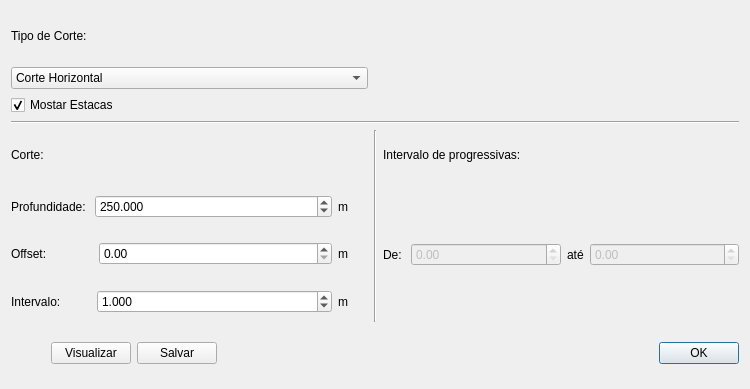
<?xml version="1.0" encoding="UTF-8"?>
<ui version="4.0">
 <class>ExportarCorte</class>
 <widget class="QDialog" name="ExportarCorte">
  <property name="geometry">
   <rect>
    <x>0</x>
    <y>0</y>
    <width>750</width>
    <height>389</height>
   </rect>
  </property>
  <property name="windowTitle">
   <string>Exportar Corte</string>
  </property>
  <layout class="QGridLayout" name="gridLayout">
   <item row="4" column="1" rowspan="4">
    <widget class="Line" name="line">
     <property name="orientation">
      <enum>Qt::Vertical</enum>
     </property>
    </widget>
   </item>
   <item row="1" column="0">
    <widget class="QComboBox" name="comboBox">
     <property name="sizePolicy">
      <sizepolicy hsizetype="Expanding" vsizetype="Fixed">
       <horstretch>0</horstretch>
       <verstretch>0</verstretch>
      </sizepolicy>
     </property>
     <item>
      <property name="text">
       <string>Corte Horizontal</string>
      </property>
     </item>
     <item>
      <property name="text">
       <string>Corte Vertical</string>
      </property>
     </item>
     <item>
      <property name="text">
       <string>Corte Transversal</string>
      </property>
     </item>
    </widget>
   </item>
   <item row="6" column="2">
    <layout class="QHBoxLayout" name="horizontalLayout_2">
     <item>
      <widget class="QLabel" name="label_2">
       <property name="text">
        <string>De: </string>
       </property>
      </widget>
     </item>
     <item>
      <widget class="QDoubleSpinBox" name="inicialSb">
       <property name="enabled">
        <bool>false</bool>
       </property>
       <property name="sizePolicy">
        <sizepolicy hsizetype="Expanding" vsizetype="Fixed">
         <horstretch>0</horstretch>
         <verstretch>0</verstretch>
        </sizepolicy>
       </property>
       <property name="toolTip">
        <string>&lt;html&gt;&lt;head/&gt;&lt;body&gt;&lt;p&gt;Estaca de partida.&lt;/p&gt;&lt;p&gt;&lt;br/&gt;&lt;/p&gt;&lt;/body&gt;&lt;/html&gt;</string>
       </property>
      </widget>
     </item>
     <item>
      <widget class="QLabel" name="label_3">
       <property name="text">
        <string>até</string>
       </property>
      </widget>
     </item>
     <item>
      <widget class="QDoubleSpinBox" name="finalSb">
       <property name="enabled">
        <bool>false</bool>
       </property>
       <property name="sizePolicy">
        <sizepolicy hsizetype="Expanding" vsizetype="Fixed">
         <horstretch>0</horstretch>
         <verstretch>0</verstretch>
        </sizepolicy>
       </property>
       <property name="toolTip">
        <string>&lt;html&gt;&lt;head/&gt;&lt;body&gt;&lt;p&gt;Última estaca (Será incluída).&lt;/p&gt;&lt;/body&gt;&lt;/html&gt;</string>
       </property>
      </widget>
     </item>
    </layout>
   </item>
   <item row="4" column="0">
    <widget class="QLabel" name="label_7">
     <property name="text">
      <string>Corte:</string>
     </property>
    </widget>
   </item>
   <item row="0" column="0">
    <widget class="QLabel" name="label_8">
     <property name="text">
      <string>Tipo de Corte:</string>
     </property>
    </widget>
   </item>
   <item row="4" column="2">
    <widget class="QLabel" name="label_4">
     <property name="toolTip">
      <string>&lt;html&gt;&lt;head/&gt;&lt;body&gt;&lt;p&gt;Intervalo de estacas para formar o desenho(s).&lt;/p&gt;&lt;/body&gt;&lt;/html&gt;</string>
     </property>
     <property name="text">
      <string>Intervalo de progressivas:</string>
     </property>
    </widget>
   </item>
   <item row="9" column="0" colspan="3">
    <layout class="QHBoxLayout" name="horizontalLayout_3">
     <item>
      <spacer name="horizontalSpacer">
       <property name="orientation">
        <enum>Qt::Horizontal</enum>
       </property>
       <property name="sizeType">
        <enum>QSizePolicy::Preferred</enum>
       </property>
       <property name="sizeHint" stdset="0">
        <size>
         <width>40</width>
         <height>20</height>
        </size>
       </property>
      </spacer>
     </item>
     <item>
      <widget class="QPushButton" name="btnPreview">
       <property name="toolTip">
        <string>&lt;html&gt;&lt;head/&gt;&lt;body&gt;&lt;p&gt;Pré visualizar como será o desenho em uma janela separada.&lt;/p&gt;&lt;/body&gt;&lt;/html&gt;</string>
       </property>
       <property name="text">
        <string>Visualizar</string>
       </property>
      </widget>
     </item>
     <item>
      <widget class="QPushButton" name="btnSave">
       <property name="toolTip">
        <string>&lt;html&gt;&lt;head/&gt;&lt;body&gt;&lt;p&gt;Exportar arquivo dxf.&lt;/p&gt;&lt;p&gt;&lt;br/&gt;&lt;/p&gt;&lt;/body&gt;&lt;/html&gt;</string>
       </property>
       <property name="text">
        <string>Salvar</string>
       </property>
      </widget>
     </item>
     <item>
      <widget class="QDialogButtonBox" name="buttonBox">
       <property name="sizePolicy">
        <sizepolicy hsizetype="Preferred" vsizetype="Preferred">
         <horstretch>0</horstretch>
         <verstretch>0</verstretch>
        </sizepolicy>
       </property>
       <property name="orientation">
        <enum>Qt::Horizontal</enum>
       </property>
       <property name="standardButtons">
        <set>QDialogButtonBox::Ok</set>
       </property>
      </widget>
     </item>
    </layout>
   </item>
   <item row="3" column="0" colspan="3">
    <widget class="Line" name="line_2">
     <property name="orientation">
      <enum>Qt::Horizontal</enum>
     </property>
    </widget>
   </item>
   <item row="5" column="0" rowspan="3">
    <layout class="QVBoxLayout" name="verticalLayout">
     <item>
      <layout class="QHBoxLayout" name="horizontalLayout_4">
       <item>
        <widget class="QLabel" name="label_5">
         <property name="text">
          <string>Profundidade: </string>
         </property>
        </widget>
       </item>
       <item>
        <widget class="QDoubleSpinBox" name="espSb">
         <property name="sizePolicy">
          <sizepolicy hsizetype="Expanding" vsizetype="Fixed">
           <horstretch>0</horstretch>
           <verstretch>0</verstretch>
          </sizepolicy>
         </property>
         <property name="toolTip">
          <string>&lt;html&gt;&lt;head/&gt;&lt;body&gt;&lt;p&gt;Espessura do Corte.&lt;/p&gt;&lt;/body&gt;&lt;/html&gt;</string>
         </property>
         <property name="decimals">
          <number>3</number>
         </property>
         <property name="minimum">
          <double>1.000000000000000</double>
         </property>
         <property name="maximum">
          <double>10000.989999999999782</double>
         </property>
         <property name="value">
          <double>250.000000000000000</double>
         </property>
        </widget>
       </item>
       <item>
        <widget class="QLabel" name="label_10">
         <property name="text">
          <string>m      </string>
         </property>
        </widget>
       </item>
      </layout>
     </item>
     <item>
      <layout class="QHBoxLayout" name="horizontalLayout">
       <item>
        <widget class="QLabel" name="label">
         <property name="text">
          <string>Offset:              </string>
         </property>
        </widget>
       </item>
       <item>
        <widget class="QDoubleSpinBox" name="offsetSb">
         <property name="sizePolicy">
          <sizepolicy hsizetype="Expanding" vsizetype="Fixed">
           <horstretch>0</horstretch>
           <verstretch>0</verstretch>
          </sizepolicy>
         </property>
         <property name="toolTip">
          <string>&lt;html&gt;&lt;head/&gt;&lt;body&gt;&lt;p&gt;Afastamento do corte.&lt;/p&gt;&lt;/body&gt;&lt;/html&gt;</string>
         </property>
        </widget>
       </item>
       <item>
        <widget class="QLabel" name="label_9">
         <property name="text">
          <string>m      </string>
         </property>
        </widget>
       </item>
      </layout>
     </item>
     <item>
      <layout class="QHBoxLayout" name="horizontalLayout_5">
       <item>
        <widget class="QLabel" name="label_6">
         <property name="text">
          <string>Intervalo:         </string>
         </property>
        </widget>
       </item>
       <item>
        <widget class="QDoubleSpinBox" name="intSp">
         <property name="sizePolicy">
          <sizepolicy hsizetype="Expanding" vsizetype="Fixed">
           <horstretch>0</horstretch>
           <verstretch>0</verstretch>
          </sizepolicy>
         </property>
         <property name="toolTip">
          <string>&lt;html&gt;&lt;head/&gt;&lt;body&gt;&lt;p&gt;Intervalo no qual o corte é feito&lt;/p&gt;&lt;/body&gt;&lt;/html&gt;</string>
         </property>
         <property name="decimals">
          <number>3</number>
         </property>
         <property name="minimum">
          <double>0.100000000000000</double>
         </property>
         <property name="maximum">
          <double>10000.989999999999782</double>
         </property>
         <property name="value">
          <double>1.000000000000000</double>
         </property>
        </widget>
       </item>
       <item>
        <widget class="QLabel" name="label_11">
         <property name="text">
          <string>m      </string>
         </property>
        </widget>
       </item>
      </layout>
     </item>
    </layout>
   </item>
   <item row="2" column="0">
    <widget class="QCheckBox" name="checkBox">
     <property name="toolTip">
      <string>&lt;html&gt;&lt;head/&gt;&lt;body&gt;&lt;p&gt;Mostrar textos com numeração das estacas no arquivo.&lt;/p&gt;&lt;p&gt;&lt;br/&gt;&lt;/p&gt;&lt;/body&gt;&lt;/html&gt;</string>
     </property>
     <property name="text">
      <string>Mostar Estacas</string>
     </property>
     <property name="checked">
      <bool>true</bool>
     </property>
    </widget>
   </item>
  </layout>
 </widget>
 <resources/>
 <connections>
  <connection>
   <sender>buttonBox</sender>
   <signal>accepted()</signal>
   <receiver>ExportarCorte</receiver>
   <slot>accept()</slot>
   <hints>
    <hint type="sourcelabel">
     <x>420</x>
     <y>260</y>
    </hint>
    <hint type="destinationlabel">
     <x>157</x>
     <y>274</y>
    </hint>
   </hints>
  </connection>
  <connection>
   <sender>buttonBox</sender>
   <signal>rejected()</signal>
   <receiver>ExportarCorte</receiver>
   <slot>reject()</slot>
   <hints>
    <hint type="sourcelabel">
     <x>316</x>
     <y>260</y>
    </hint>
    <hint type="destinationlabel">
     <x>286</x>
     <y>274</y>
    </hint>
   </hints>
  </connection>
 </connections>
</ui>
